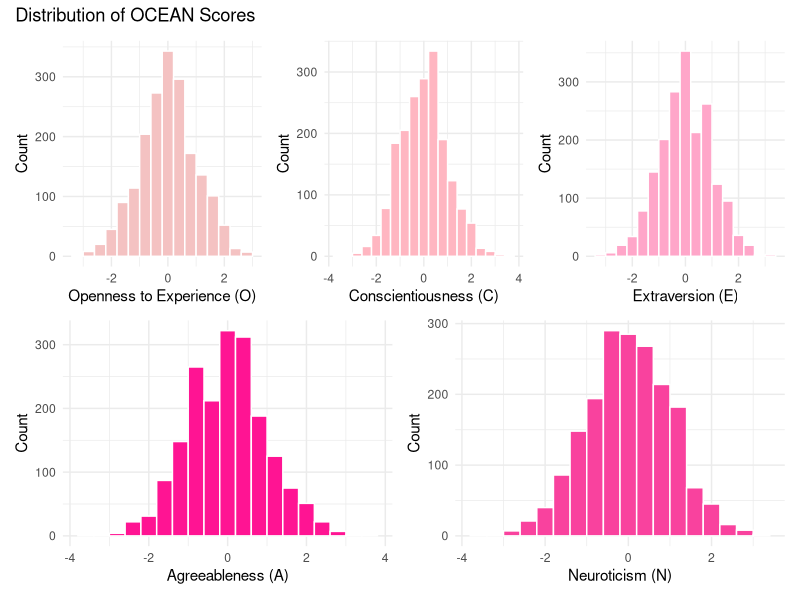
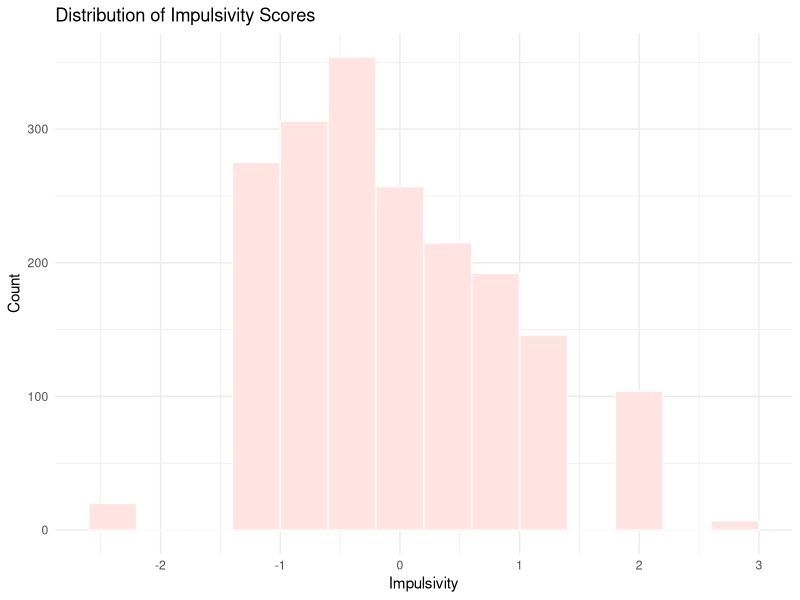
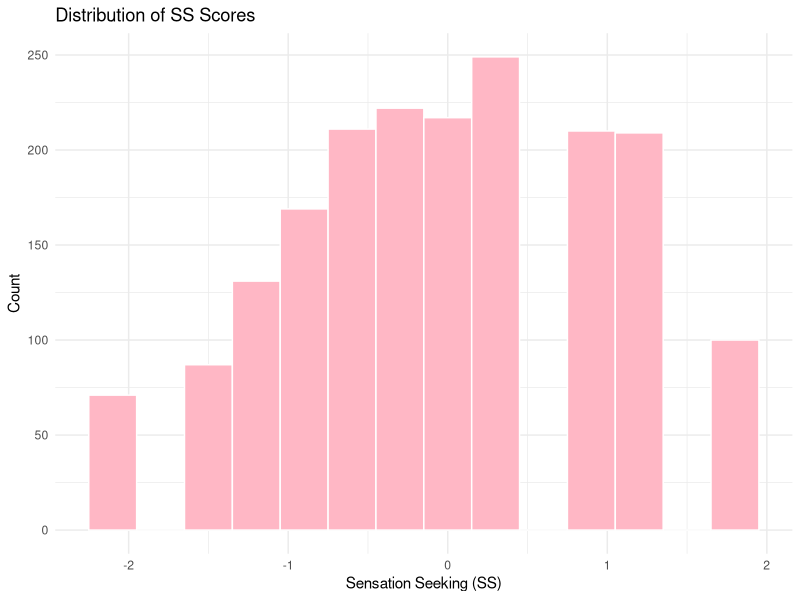
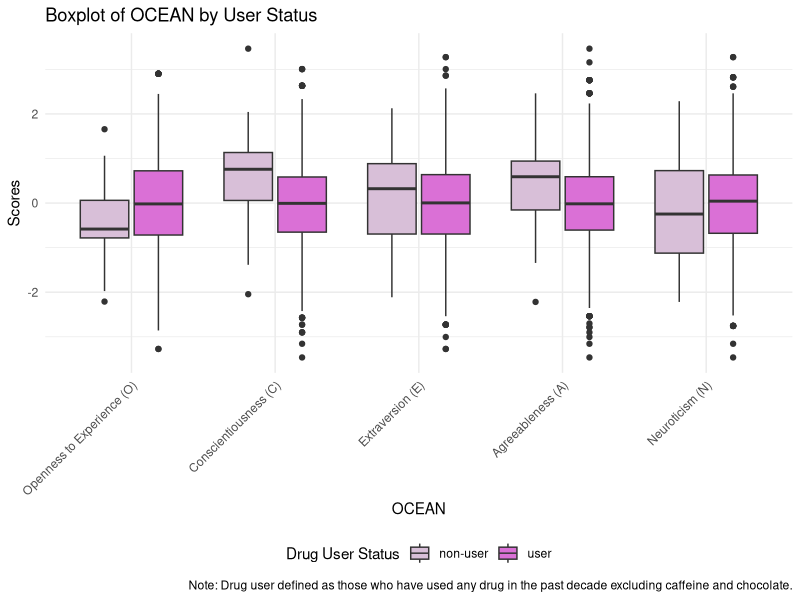
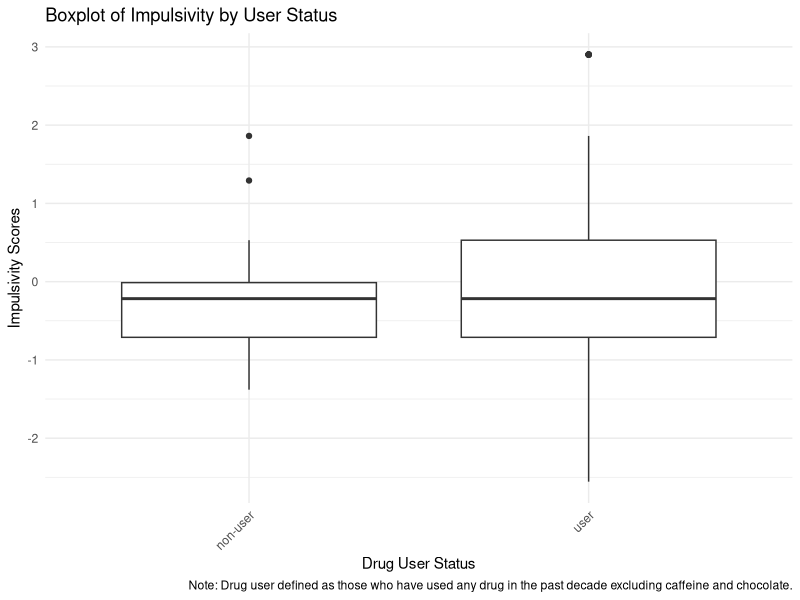
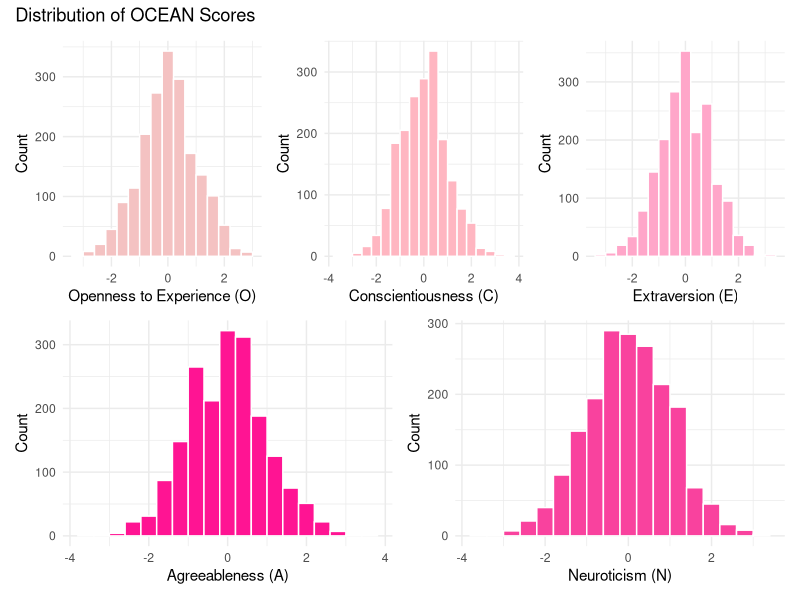
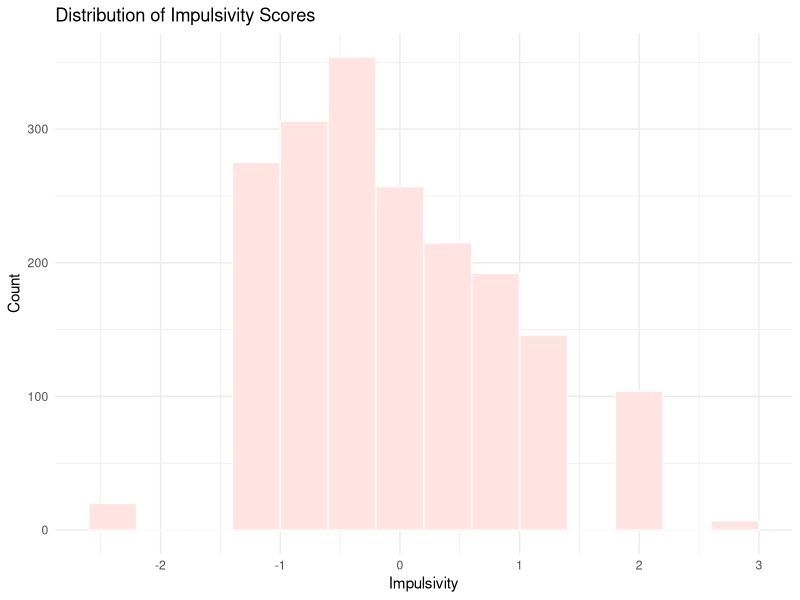
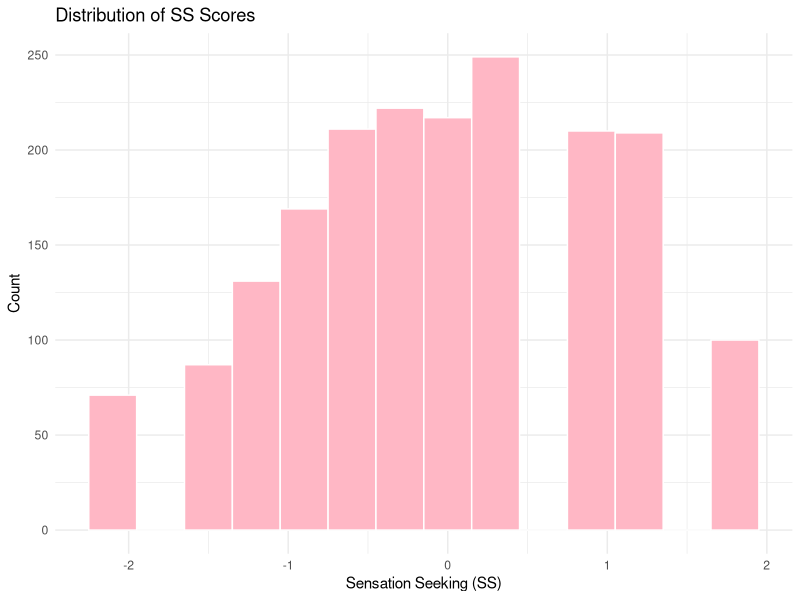

Here is the R script that generated these plots, in order:
## ---- chunk 1
# Load in relevant libraries
library(tidyverse)
library(patchwork)

# default options
knitr::opts_chunk$set(
  fig.width = 6,
  fig.asp = .6,
  out.width = "90%"
)

theme_set(theme_minimal() + theme(legend.position = "bottom"))

options(
  ggplot2.continuous.colour = "viridis",
  ggplot2.continuous.fill = "viridis"
)

scale_colour_discrete = scale_colour_viridis_d
scale_fill_discrete = scale_fill_viridis_d

## ---- chunk 2
# Read in cleaned dataset
drug_data = read_csv("data/cleaned_drug_data.csv") |>
  mutate(
    Gender = as.factor(Gender))

# Create version of the dataset where we collapse drug levels across all drug use columns into a binary user vs. non-user indicator "user_status"
# 0-1: non-user
# 2–6: user
usage_data = drug_data |>
  mutate(across(14:31, ~ factor(ifelse(.x %in% 0:1, "non-user",
                         ifelse(.x %in% 2:6, "user", NA)),
                        levels = c("non-user", "user"))),
         # define user as those who have used any drug in the past decade excluding chocolate and caffeine
         user_status = factor(if_else(rowSums(across(c(14:31, -18, -20)) == "user", na.rm = TRUE) > 0, 
                                          "user", "non-user"),
                          levels = c("non-user", "user")))

# Gender
# 0: male
# 1: female

# Drug use
# 0: never used
# 1: used over a Decade Ago
# 2: used in Last Decade
# 3: used in Last Year
# 4: used in Last Month
# 5: used in Last Week
# 6: used in Last Day

# Age
# 1: 18-24
# 2: 25-34
# 3: 35-44
# 4: 45-54
# 5: 55-64
# 6: 65+

## ---- chunk 3
O_hist = drug_data |> 
  ggplot(aes(x = Oscore)) + 
  geom_histogram(fill = "#F4C2C2", color = "white", binwidth = 0.4) +
  labs(
    x = "Openness to Experience (O)",
    y = "Count"
  ) 
C_hist = drug_data |> 
  ggplot(aes(x = Cscore)) + 
  geom_histogram(fill = "#FFB6C1", color = "white", binwidth = 0.4) +
  labs(
    x = "Conscientiousness (C)",
    y = "Count"
  ) 

E_hist = drug_data |> 
  ggplot(aes(x = Escore)) + 
  geom_histogram(fill = "#FFA6C9", color = "white", binwidth = 0.4) +
  labs(
    x = "Extraversion (E)",
    y = "Count"
  ) 

A_hist = drug_data |> 
  ggplot(aes(x = Ascore)) + 
  geom_histogram(fill = "#FF1493", color = "white", binwidth = 0.4) +
  labs(
    x = "Agreeableness (A)",
    y = "Count"
  ) 

N_hist = drug_data |> 
  ggplot(aes(x = Nscore)) + 
  geom_histogram(fill = "#F9429E", color = "white", binwidth = 0.4) +
  labs(
    x = "Neuroticism (N)",
    y = "Count"
  ) 

OCEAN_hist = (O_hist + C_hist + E_hist) / (A_hist + N_hist) + 
  plot_annotation(
    title = "Distribution of OCEAN Scores"
  )

OCEAN_hist
ggsave("figs/hist_ocean.png", OCEAN_hist)

## ---- chunk 4
impulsivity_hist = drug_data |> 
  ggplot(aes(x = Impulsive)) + 
  geom_histogram(fill = "#FFE4E1", color = "white", binwidth = 0.4) +
  labs(
    x = "Impulsivity",
    y = "Count",
    title = "Distribution of Impulsivity Scores"
  ) 

impulsivity_hist
ggsave("figs/hist_impulsivity.png", impulsivity_hist)

## ---- chunk 5
SS_hist = drug_data |> 
  ggplot(aes(x = SS)) + 
  geom_histogram(fill = "#FFB7C5", color = "white", binwidth = 0.3) +
  labs(
    x = "Sensation Seeking (SS)",
    y = "Count",
    title = "Distribution of SS Scores"
  ) 

SS_hist
ggsave("figs/hist_impSS.png", SS_hist)

## ---- chunk 6
OCEAN_boxplot = usage_data |> 
  pivot_longer(
    Nscore:Cscore,
    names_to = "OCEAN", 
    values_to = "Score") |> 
  mutate(OCEAN = fct_relevel(OCEAN, c("Oscore", "Cscore", "Escore", "Ascore", "Nscore"))) |>
  ggplot(aes(x = OCEAN, y = Score, fill = user_status)) + 
  geom_boxplot() +
  labs(
    x = "OCEAN",
    y = "Scores",
    fill = "Drug User Status",
    title = "Boxplot of OCEAN by User Status",
    caption = "Note: Drug user defined as those who have used any drug in the past decade excluding caffeine and chocolate."
  ) +
  scale_fill_manual(values = c("non-user" = "#D8BFD8", "user" = "#DA70D6")) +
  scale_x_discrete(labels = c("Openness to Experience (O)", "Conscientiousness (C)", "Extraversion (E)",
                              "Agreeableness (A)", "Neuroticism (N)")) +
  theme(axis.text.x = element_text(angle = 45, hjust = 1))

OCEAN_boxplot
ggsave("figs/box_ocean_user.png", OCEAN_boxplot)

## ---- chunk 7
impulsivity_boxplot = usage_data |> 
  ggplot(aes(x = user_status, y = Impulsive)) + 
  geom_boxplot() +
  labs(
    x = "Drug User Status",
    y = "Impulsivity Scores",
    title = "Boxplot of Impulsivity by User Status",
    caption = "Note: Drug user defined as those who have used any drug in the past decade excluding caffeine and chocolate."
  ) +
  scale_fill_manual(values = c("non-user" = "#9400D3", "user" = "#BA55D3")) +
  theme(axis.text.x = element_text(angle = 45, hjust = 1))

impulsivity_boxplot
ggsave("figs/box_ocean_user.png", OCEAN_boxplot)

## ---- chunk 8

## ---- chunk 9

